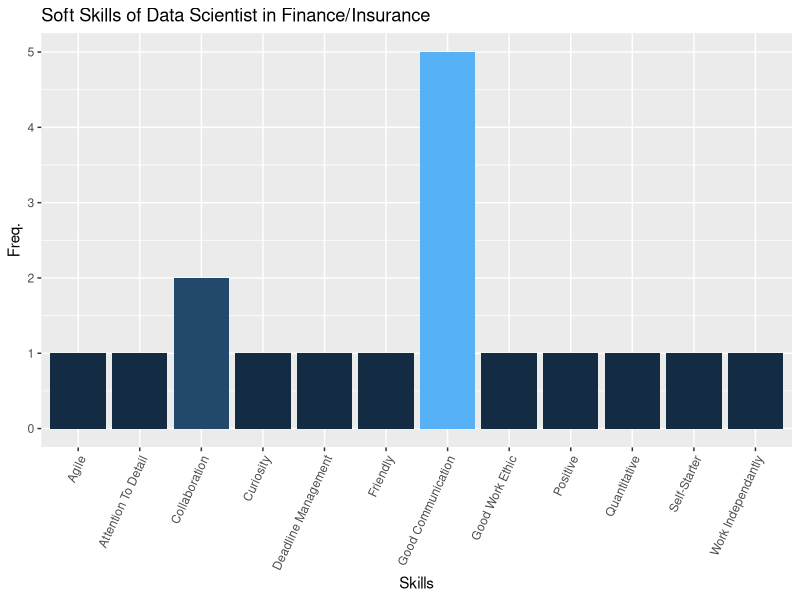

R code for this plot:
## ---- chunk 1

library(tidyr)
library(dplyr)
library(ggplot2)

## ---- chunk 2


#Clean job data for project 3 across industries
JobData <- tbl_df(read.csv("Project3_CleanData.csv", stringsAsFactors = FALSE, check.names = FALSE))


## ---- chunk 3

FinanceAndInsurData_SkillSetCount <- JobData %>%
  filter(Industry == "Finance") %>%
  count(`Skill Set`, sort= TRUE)

# count() is a short-hand for group_by() + tally()

(FinanceAndInsurData_SkillSetCount)

## ---- chunk 4

FinanceAndInsurData_Programming_tech <- JobData %>%
  filter(Industry == "Finance" & `Skill Set` == "Programming/Technical") %>%
  count(`Skill Type`, sort=TRUE)


    
(FinanceAndInsurData_Programming_tech)


## ---- chunk 5

FinanceAndInsurData_SoftSkills <- JobData %>%
  filter(Industry == "Finance" & `Skill Set` == "Soft Skill") %>%
  count(`Skill Type`, sort=TRUE)

(FinanceAndInsurData_SoftSkills)


## ---- chunk 6

ggplot(FinanceAndInsurData_SoftSkills, aes(x = FinanceAndInsurData_SoftSkills$`Skill Type`, y = FinanceAndInsurData_SoftSkills$n, fill = FinanceAndInsurData_SoftSkills$n)) + 
  geom_bar(stat = "identity") +
  xlab("Skills") + 
  ylab("Freq.") + 
  theme(legend.position = "none",  
        axis.text.x = element_text(angle = 65, hjust = 1)) +
  ggtitle("Soft Skills of Data Scientist in Finance/Insurance")  
  
